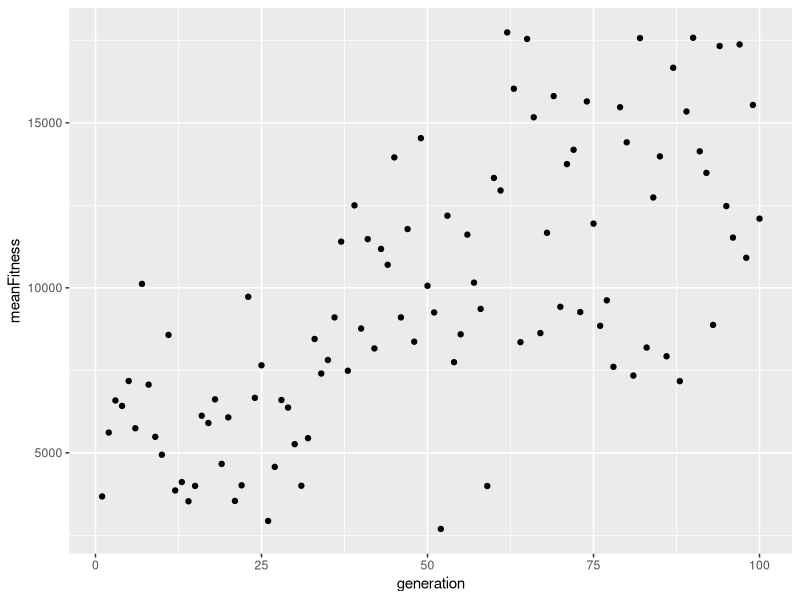
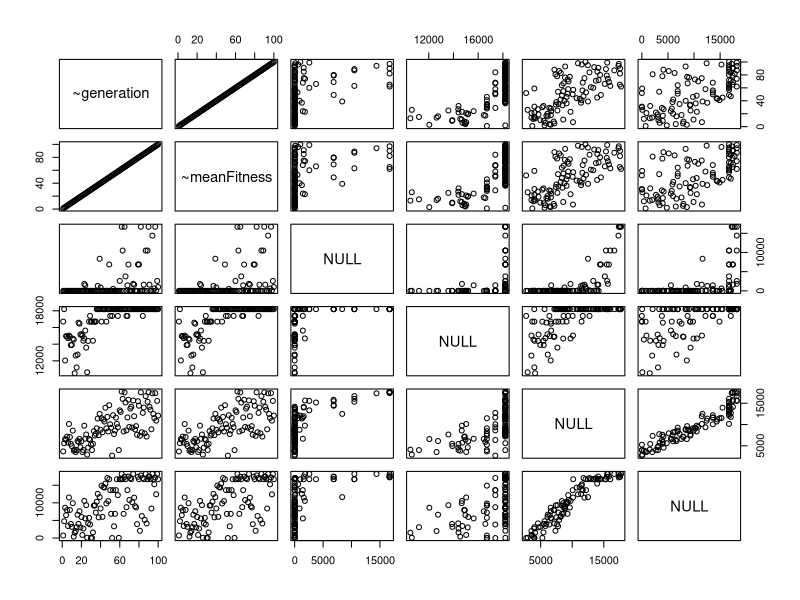
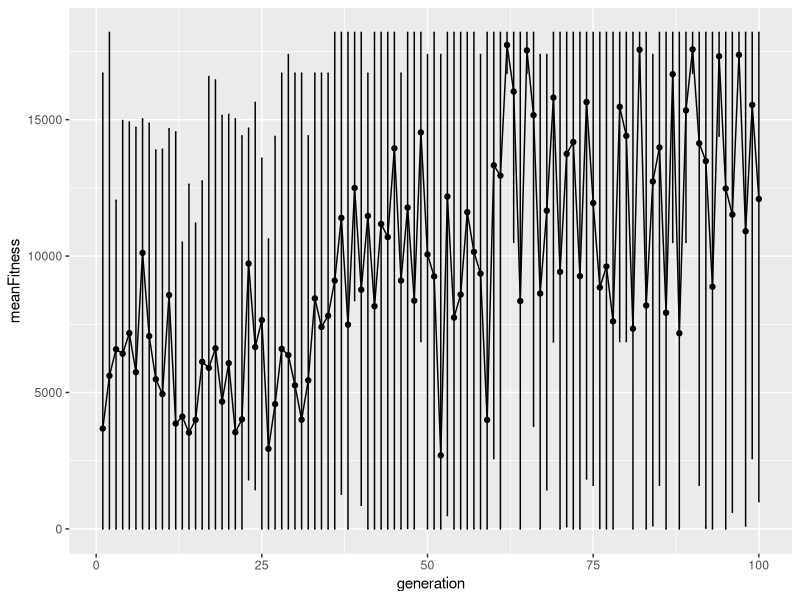

These charts were generated, in order, by the following R code:
## ---- chunk 1
library(ggplot2)
library(tidyverse)
library(dplyr)

neat.dynamic<- read.csv('finalists/neat_dynamic_4_13.csv')
neat.static<- read.csv('finalists/neat_static_4_13.csv')



d<- ggplot(neat.dynamic, aes(x=generation, y= meanFitness)) + 
  geom_point()

print(d)



neat.dynamic.mean <- neat.dynamic %>%
  select(generation, meanFitness)

plot(neat.dynamic, aes(x=generation, y= meanFitness))+
  geom_line()+
  geom_point()+
  geom_errorbar(aes(ymin=neat.dynamic$minFitness, ymax=neat.dynamic$maxFitness), width = .2, poisition = position_dodge(0.05))
  
  ggplot(neat.dynamic, aes(x=generation, y= meanFitness))+
  geom_line()+
  geom_point()+
  geom_errorbar(aes(ymin=minFitness, ymax=maxFitness), width = .2, poisition = position_dodge(0.05))

?ggplot

